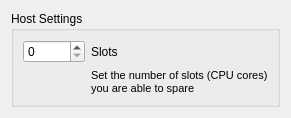
<ui version="4.0" >
 <class>Preferences</class>
 <widget class="QDialog" name="Preferences" >
  <property name="geometry" >
   <rect>
    <x>0</x>
    <y>0</y>
    <width>291</width>
    <height>117</height>
   </rect>
  </property>
  <property name="maximumSize" >
   <size>
    <width>300</width>
    <height>200</height>
   </size>
  </property>
  <property name="windowTitle" >
   <string>Settings</string>
  </property>
  <property name="windowIcon" >
   <iconset>
    <normaloff>icons/cog.png</normaloff>icons/cog.png</iconset>
  </property>
  <layout class="QVBoxLayout" name="verticalLayout" >
   <item>
    <widget class="QGroupBox" name="groupBox" >
     <property name="title" >
      <string>Host Settings</string>
     </property>
     <layout class="QGridLayout" name="gridLayout" >
      <item row="0" column="0" >
       <widget class="QSpinBox" name="slotBox" />
      </item>
      <item row="0" column="1" >
       <widget class="QLabel" name="slotLabel" >
        <property name="text" >
         <string>Slots</string>
        </property>
       </widget>
      </item>
      <item row="2" column="1" >
       <widget class="QLabel" name="textLabel4" >
        <property name="text" >
         <string>&lt;!DOCTYPE HTML PUBLIC "-//W3C//DTD HTML 4.0//EN" "http://www.w3.org/TR/REC-html40/strict.dtd">
&lt;html>&lt;head>&lt;meta name="qrichtext" content="1" />&lt;style type="text/css">
p, li { white-space: pre-wrap; }
&lt;/style>&lt;/head>&lt;body style=" font-family:'Sans Serif'; font-size:9pt; font-weight:400; font-style:normal;">
&lt;p align="justify" style=" margin-top:0px; margin-bottom:0px; margin-left:0px; margin-right:0px; -qt-block-indent:0; text-indent:0px;">&lt;span style=" font-size:8pt;">Set the number of slots (CPU cores)&lt;/span>&lt;/p>
&lt;p align="justify" style=" margin-top:0px; margin-bottom:0px; margin-left:0px; margin-right:0px; -qt-block-indent:0; text-indent:0px; font-size:8pt;">you are able to spare&lt;/p>&lt;/body>&lt;/html></string>
        </property>
        <property name="alignment" >
         <set>Qt::AlignCenter</set>
        </property>
       </widget>
      </item>
     </layout>
    </widget>
   </item>
  </layout>
 </widget>
 <resources/>
 <connections/>
</ui>
